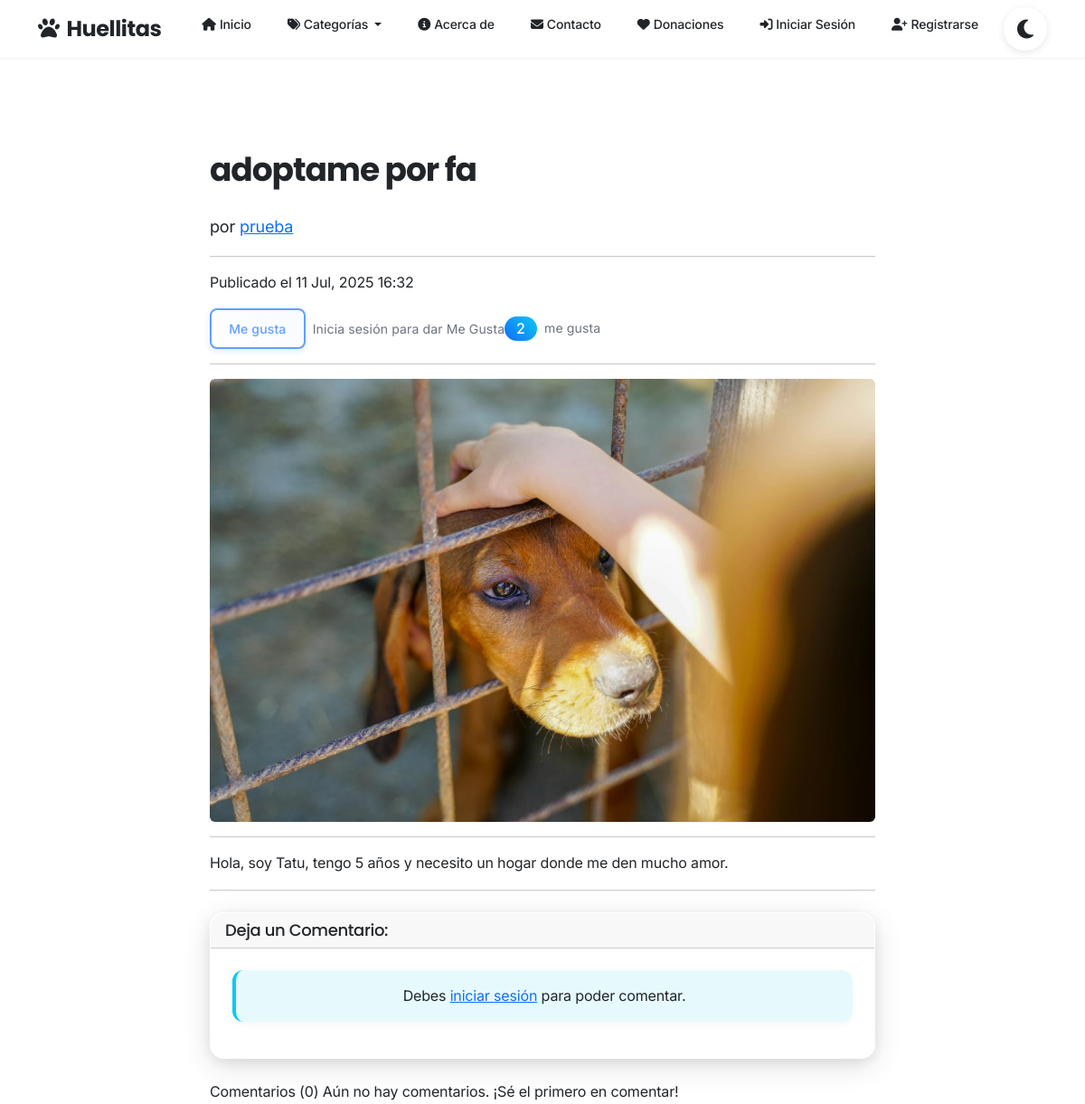
/post/1/, run on an earlier commit of the app's database.
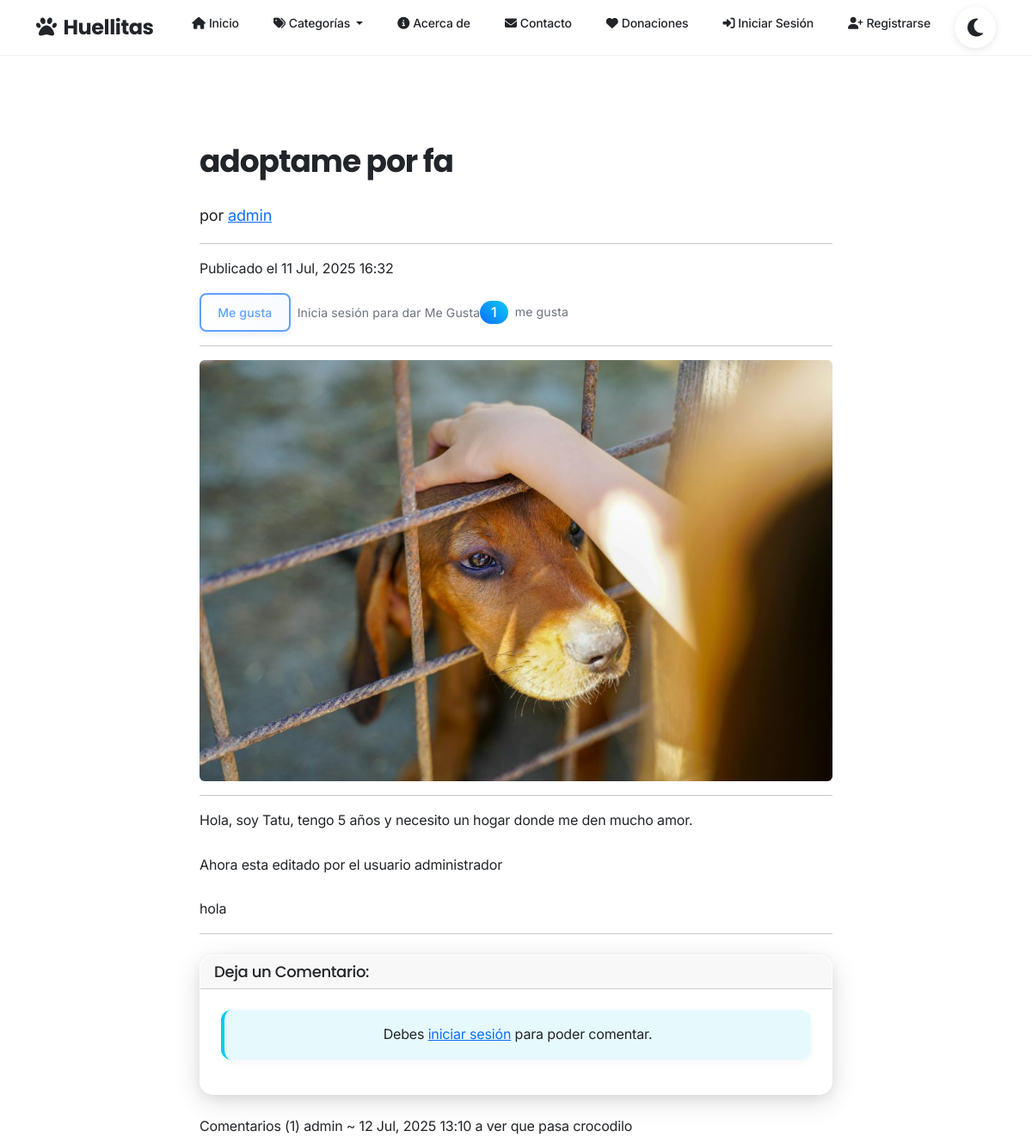
And on a later commit of the database.
### blog/models.py (models this page shows, shortened)
class Post(models.Model):
    titulo = models.CharField(max_length=200)
    contenido = models.TextField()
    fecha_publicacion = models.DateTimeField(auto_now_add=True) # Se establece automáticamente al crear el post
    autor = models.ForeignKey(User, on_delete=models.CASCADE, related_name='posts') # Un post pertenece a un usuario. Si el usuario se elimina, sus posts también.
    categoria = models.ForeignKey(Categoria, on_delete=models.SET_NULL, null=True, blank=True) # Un post puede tener una categoría. Si la categoría se elimina, el campo se pone a NULL.
    imagen_portada = models.ImageField(upload_to='post_images/', null=True, blank=True) # Opcional: permite subir imágenes
    class Meta:
        ordering = ['-fecha_publicacion'] # Por defecto, los posts se ordenarán del más nuevo al más viejo
    @property
    def total_likes(self):
        return self.likes.count() # 'likes' es el related_name del ForeignKey en el modelo Like

class Comentario(models.Model):
    post = models.ForeignKey(Post, on_delete=models.CASCADE, related_name='comentarios') # Un comentario pertenece a un post. Si el post se elimina, sus comentarios también.
    autor = models.ForeignKey(User, on_delete=models.CASCADE, related_name='comentarios') # Un comentario es hecho por un usuario.
    contenido = models.TextField()
    fecha_creacion = models.DateTimeField(auto_now_add=True) # Se establece automáticamente al crear el comentario
    class Meta:
        ordering = ['fecha_creacion'] # Ordenar comentarios por fecha de creación

### blog/views.py (the view)
# urls.py: path('post/<int:pk>/', PostDetailView.as_view(), name='post_detail'),
class PostDetailView(DetailView):
    model = Post
    template_name = 'blog/post_detail.html'
    context_object_name = 'post'
    def get_context_data(self, **kwargs):
        context = super().get_context_data(**kwargs)
        context['comment_form'] = ComentarioForm()
        user_has_liked = False
        if self.request.user.is_authenticated:
            user_has_liked = Like.objects.filter(post=self.object, user=self.request.user).exists()
        context['user_has_liked'] = user_has_liked
        return context

### blog/context_processors.py (called while the page is built)
def categorias_globales(request):
    return {
        'categorias': Categoria.objects.all()
    }

### blog/templates/blog/post_detail.html (shortened to what the changed rows need)
{% extends 'blog/base.html' %}
{% load crispy_forms_tags %}
{% load static %}
{% block content %}
    <div class="row">
        <div class="col-lg-8 offset-lg-2">
            <h1 class="mt-4">{{ post.titulo }}</h1>
            <p class="lead">
                por <a href="#">{{ post.autor.username }}</a>
            </p>
            <hr>
            <p>Publicado el {{ post.fecha_publicacion|date:"d M, Y H:i" }}</p>
            <div class="mb-3 d-flex align-items-center">
                {% if user.is_authenticated %}
                    {% if user_has_liked %}
                        <form action="{% url 'like_post' post.pk %}" method="post" class="d-inline">
                            {% csrf_token %}
                            <button type="submit" class="btn btn-danger btn-sm me-2">
                                <i class="bi bi-heart-fill"></i> Ya no me gusta
                            </button>
                        </form>
                    {% else %}
                        <form action="{% url 'like_post' post.pk %}" method="post" class="d-inline">
                            {% csrf_token %}
                            <button type="submit" class="btn btn-outline-primary btn-sm me-2">
                                <i class="bi bi-heart"></i> Me gusta
                            </button>
                        </form>
                    {% endif %}
                {% else %}
                    <button class="btn btn-outline-primary btn-sm me-2" disabled>
                         Me gusta
                    </button>
                    <small class="text-muted">Inicia sesión para dar Me Gusta</small>
                {% endif %}
                <span class="badge bg-primary fs-6">{{ post.total_likes }}</span>
                <span class="ms-2 text-muted">me gusta</span>
            </div>
            <hr>
            {% if post.imagen_portada %}
                <img class="img-fluid rounded" src="{{ post.imagen_portada.url }}" alt="{{ post.titulo }}">
                <hr>
            {% endif %}
            <p>{{ post.contenido|linebreaksbr }}</p>
            <hr>
            <div class="card my-4">
                <h5 class="card-header">Deja un Comentario:</h5>
                <div class="card-body">
                </div>
            </div>
                    Comentarios ({{ post.comentarios.count }})
                    {% if post.comentarios.exists %}
                        {% for comentario in post.comentarios.all %}
                                {{ comentario.autor.username }} ~ {{ comentario.fecha_creacion|date:"d M, Y H:i" }}
                            {{ comentario.contenido|linebreaksbr }}
                    {% endfor %}
                {% else %}
                Aún no hay comentarios. ¡Sé el primero en comentar!
                {% endif %}
        </div>
    </div>
{% endblock content %}

What changed in the data, as far as the page shows it:
changed Post "adoptame por fa": autor.username "prueba" → "admin"; total_likes "2" → "1"; contenido "Hola, soy Tatu, tengo 5 años y necesito un hogar donde me den mucho amor." → "Hola, soy Tatu, tengo 5 años y necesito un hogar donde me den mucho amor. Ahora esta editado por el usuario administrador hola"; comentarios.count "0" → "1"
added Comentario: autor.username "admin", fecha_creacion "12 Jul, 2025 13:10", contenido "a ver que pasa crocodilo"
Also different on the page:
text no longer shown: "Aún no hay comentarios. ¡Sé el primero en comentar!"
